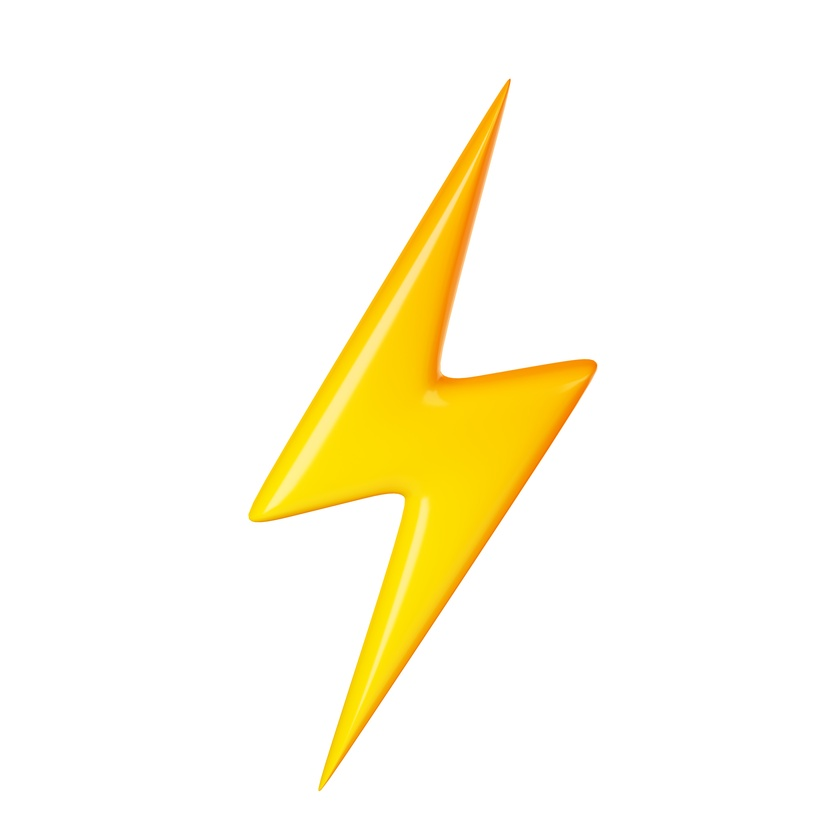
#> input picture SRC/SIGNAL_ADDER/SAMPLE/image0.jpg, 840 x 840 px, shrunk from 6000 x 6000 before the run
$ python signal_adder.py
#> lines starting #> are read from the running program, lines starting #| are printed output that depends on the picture
import numpy as np
import numpy.random as r


class signalAdder:
    def __init__(self):
        self.OWNER          = "IBRAHIM METE BINGOL"
        self.VERSION        = "1.0.0"
        self.DESCRIPTION    = "This class represents a signal adder that can be used to add image signals."
        self.CREATION_DATE  = "2025-07-27"
        self.LAST_MODIFIED  = "2025-07-27"
    def getOwner(self):
        """
        Returns the owner of the class.
        """
        return self.OWNER
    def getVersion(self):
        """
        Returns the version of the class.
        """
        return self.VERSION
    def getDescription(self):
        """
        Returns the description of the class.
        """
        return self.DESCRIPTION
    def getCreationDate(self):
        """
        Returns the creation date of the class.
        """
        return self.CREATION_DATE
    def getLastModified(self):
        """
        Returns the last modified date of the class.
        """
        return self.LAST_MODIFIED
    def CreateRandomImageSignal1D(self, length : int, signalLevel : float):
        """
        Creates a 1D random signal.
        """
        return r.uniform(0, signalLevel, length)
    def CreateRandomImageSignal2D(self, shape : tuple, signalLevel : float):
        """
        Creates a 2D random signal.
        """
        return r.uniform(0, signalLevel, shape)
    def imageToImageSignal1D(self, filePath : str):
        """
        Converts a PNG image to a 1D signal.

        Parameters:
        filePath (str): The path to the PNG file.

        Returns:
        np.array: The 1D signal represented by the image.
        """
#> called with filePath = 'SAMPLE/image0.jpg'
        from PIL import Image
        img = Image.open(filePath).convert("L")
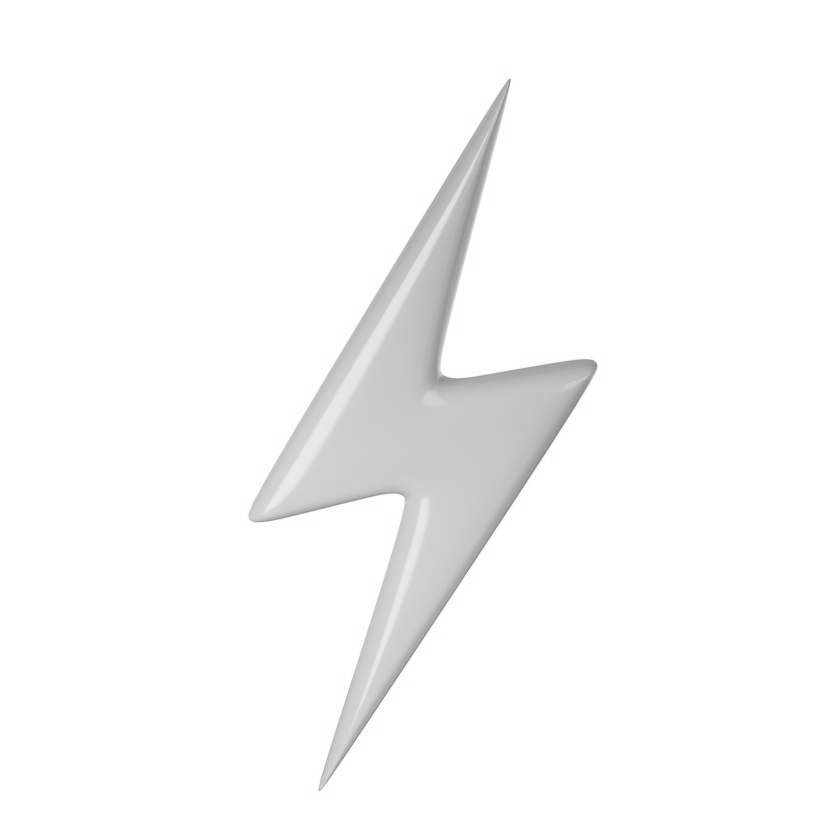
#> img: PIL image 840x840 L; min 130, max 255, mean 249.4
        return np.array(img).flatten()
    def imageToImageSignal2D(self, filePath : str):
        """
        Converts a PNG image to a 2D signal.
        Parameters:
        filePath (str): The path to the PNG file.
        Returns:
        np.array: The 2D signal represented by the image.
        """
        from PIL import Image
        img = Image.open(filePath).convert("L")
        return np.array(img)

    def linearMap1DSignal(self, signal : np.ndarray, minValue : float, maxValue : float):
        """
        Maps a 1D signal to a specified range.

        Parameters:
        signal (np.ndarray): The input 1D signal.
        minValue (float): The minimum value of the output range.
        maxValue (float): The maximum value of the output range.

        Returns:
        np.ndarray: The mapped 1D signal.
        """
        return np.interp(signal, (signal.min(), signal.max()), (minValue, maxValue))

    def linearMap2DSignal(self, signal : np.ndarray, minValue : float, maxValue : float):
        """
        Maps a 2D signal to a specified range.

        Parameters:
        signal (np.ndarray): The input 2D signal.
        minValue (float): The minimum value of the output range.
        maxValue (float): The maximum value of the output range.

        Returns:
        np.ndarray: The mapped 2D signal.
        """
        return np.interp(signal, (signal.min(), signal.max()), (minValue, maxValue))


if __name__ == "__main__":
    imagePath = "SAMPLE/image0.jpg"
    signal_adder = signalAdder()
    print("Owner:", signal_adder.getOwner())
    print("Version:", signal_adder.getVersion())
    print("Description:", signal_adder.getDescription())
    print("Creation Date:", signal_adder.getCreationDate())
    print("Last Modified:", signal_adder.getLastModified())
    # EXAMPLE USAGE
    signal_1d = signal_adder.CreateRandomImageSignal1D(100, 10.0)
    print("1D Signal:", signal_1d)

    signal_2d = signal_adder.CreateRandomImageSignal2D((100, 100), 10.0)
    print("2D Signal:", signal_2d)

    pngSignal_1d = signal_adder.imageToImageSignal1D(imagePath)
    print("1D Signal from PNG:", pngSignal_1d)
#> (printed output is left out)

    pngSignal_2d = signal_adder.imageToImageSignal2D(imagePath)
    print("2D Signal from PNG:", pngSignal_2d)
#> (printed output is left out)
